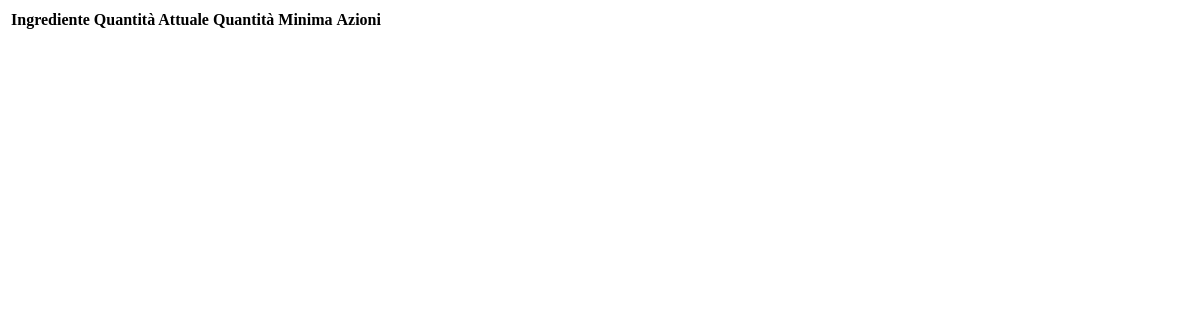
The app's page /magazzino/tabellaScorte (signed in), older data.
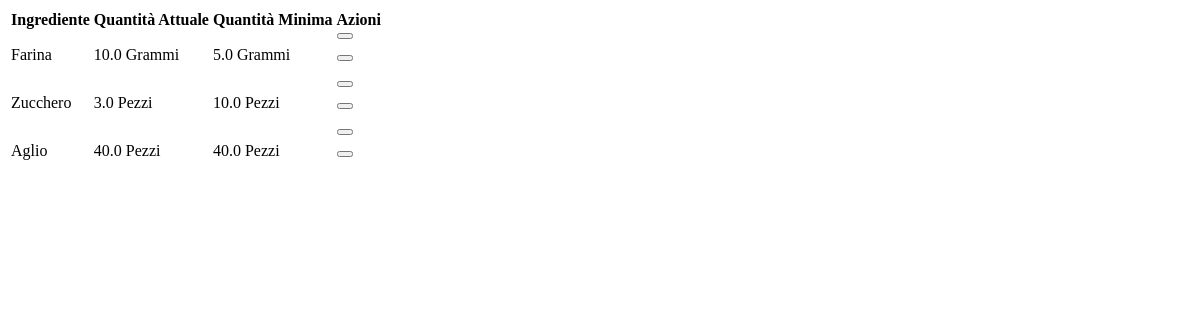
The same page, newer data.
### gestioneMagazzino/models.py (models this page shows, shortened)
class Scorta(models.Model):
    idIngrediente = models.ForeignKey(Ingrediente, on_delete=models.CASCADE)
    quantitaAttuale = models.FloatField(validators=[MinValueValidator(0)])
    quantitaMinima = models.FloatField(validators=[MinValueValidator(0)])
    class Meta:
        verbose_name = 'Scorta'
        verbose_name_plural = 'Scorte'

### gestioneMenu/models.py (models this page shows)
class Ingrediente(models.Model):
    nome = models.CharField(max_length=100)
    idMisura = models.ForeignKey(Misura, on_delete=models.CASCADE)
    fattoInCasa = models.BooleanField()
    def __str__(self):
        return self.nome
    class Meta:
        verbose_name = 'Ingrediente'
        verbose_name_plural = 'Ingredienti'

class Misura(models.Model):
    nome = models.CharField(max_length=50)
    def __str__(self):
        return self.nome
    class Meta:
        verbose_name = 'Misura'
        verbose_name_plural = 'Misure'

### gestioneMagazzino/views.py (the view)
# urls.py: path('tabellaScorte', views.tabellaScorte, name='tabellaScorte'),
@login_required
def tabellaScorte(request):
    scorte = Scorta.objects.all()
    return render(request, 'scorte/tabellaScorte.html', {'scorte' : scorte,'permessiAzioni': request.user.has_perm('gestioneMenu.delete_Scorta')})

### gestioneMagazzino/templates/scorte/tabellaScorte.html (shortened to what this page needs)
<table class="table table-primary">
    <thead>
      <tr>
        <th scope="col">Ingrediente</th>
        <th scope="col">Quantità Attuale</th>
        <th scope="col">Quantità Minima</th>
        {% if permessiAzioni %}
        <th scope="col">Azioni</th>
        {% endif %}
      </tr>
    </thead>
    <tbody>
        {% for scorta in scorte %}
        <tr>
            <td>
              {{ scorta.idIngrediente }}
            </td>
            <td>
              {{ scorta.quantitaAttuale }} {{scorta.idIngrediente.idMisura}}
            </td>
            <td>
                {{ scorta.quantitaMinima }} {{scorta.idIngrediente.idMisura}}
            </td>
            {% if permessiAzioni %}
            <td>
              <div class="row">
                <div class="col-sm-6 col-md-3">
                  <form hx-post="{% url 'modificaScorta' %}" hx-target="#divNotifica">
                    <button type="submit" class="buttonSubmit"></button>
                  </form>
                </div>
                <div class="col-sm-6 col-md-3">
                  <form hx-post="{% url 'eliminaScorta' %}" hx-target="#divNotifica">
                    <button type="submit" onclick="return confirm('Vuoi davvero eliminare questa scorta?')" class="buttonSubmit"></button>
                  </form>
                </div>
              </div>
            </td>
            {% endif %}
        </tr>
        {% endfor %}
    </tbody>
  </table>

Row changes from the older to the newer data that the page shows:
added Scorta: idIngrediente "Farina", quantitaAttuale "10.0", idIngrediente.idMisura "Grammi", quantitaMinima "5.0"
added Scorta: idIngrediente "Zucchero", quantitaAttuale "3.0", idIngrediente.idMisura "Pezzi", quantitaMinima "10.0"
added Scorta: idIngrediente "Aglio", quantitaAttuale "40.0", idIngrediente.idMisura "Pezzi", quantitaMinima "40.0"
